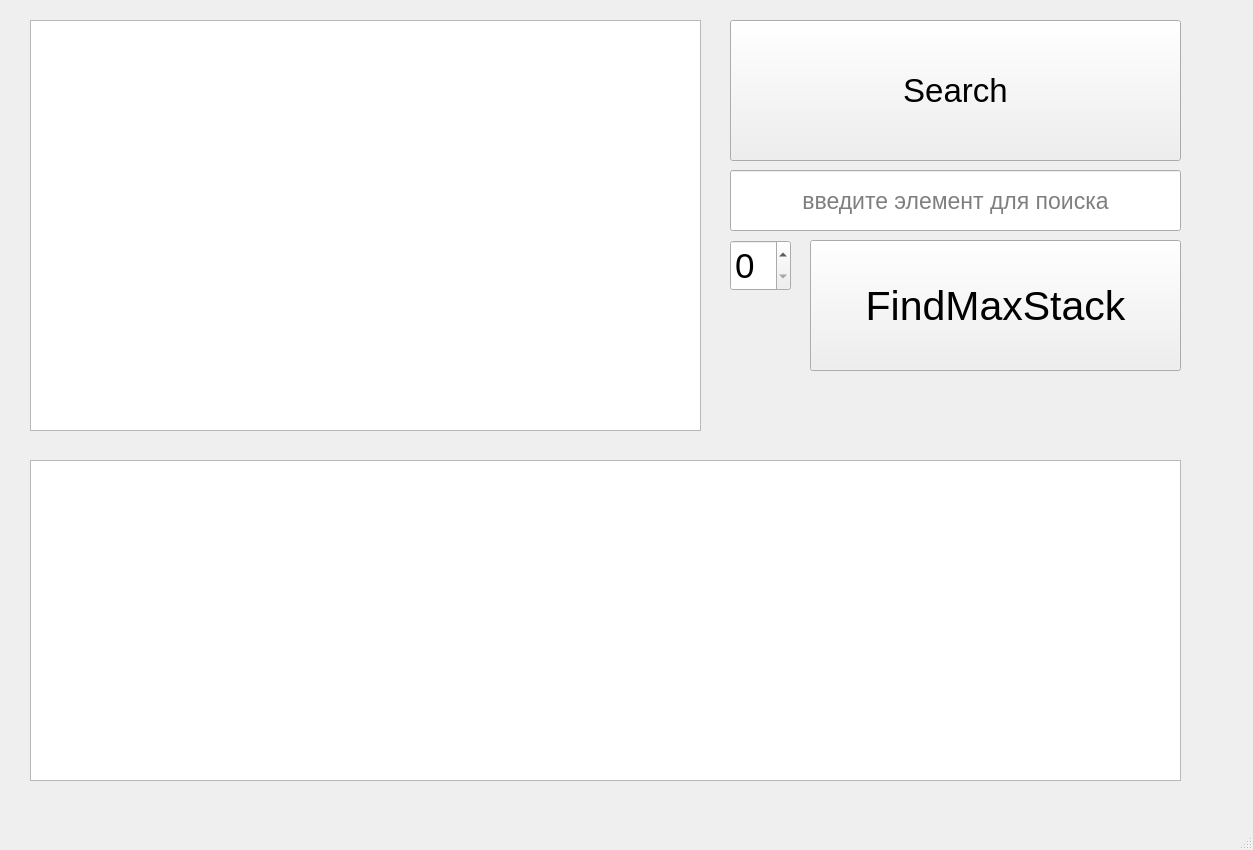
<?xml version="1.0" encoding="UTF-8"?>
<ui version="4.0">
 <class>MainWindow</class>
 <widget class="QMainWindow" name="MainWindow">
  <property name="geometry">
   <rect>
    <x>0</x>
    <y>0</y>
    <width>1253</width>
    <height>850</height>
   </rect>
  </property>
  <property name="font">
   <font>
    <pointsize>14</pointsize>
   </font>
  </property>
  <property name="windowTitle">
   <string>MainWindow</string>
  </property>
  <widget class="QWidget" name="centralwidget">
   <widget class="QTextEdit" name="outputTextEdit">
    <property name="geometry">
     <rect>
      <x>30</x>
      <y>460</y>
      <width>1151</width>
      <height>321</height>
     </rect>
    </property>
    <property name="font">
     <font>
      <pointsize>21</pointsize>
     </font>
    </property>
   </widget>
   <widget class="QGraphicsView" name="graphicsView">
    <property name="geometry">
     <rect>
      <x>30</x>
      <y>20</y>
      <width>671</width>
      <height>411</height>
     </rect>
    </property>
   </widget>
   <widget class="QPushButton" name="SearchButton">
    <property name="geometry">
     <rect>
      <x>730</x>
      <y>20</y>
      <width>451</width>
      <height>141</height>
     </rect>
    </property>
    <property name="font">
     <font>
      <pointsize>25</pointsize>
     </font>
    </property>
    <property name="text">
     <string>Search</string>
    </property>
   </widget>
   <widget class="QLineEdit" name="inputLineEdit">
    <property name="geometry">
     <rect>
      <x>730</x>
      <y>170</y>
      <width>451</width>
      <height>61</height>
     </rect>
    </property>
    <property name="font">
     <font>
      <pointsize>17</pointsize>
     </font>
    </property>
    <property name="alignment">
     <set>Qt::AlignCenter</set>
    </property>
    <property name="placeholderText">
     <string>введите элемент для поиска</string>
    </property>
   </widget>
   <widget class="QSpinBox" name="tableIndexSpinBox">
    <property name="geometry">
     <rect>
      <x>730</x>
      <y>240</y>
      <width>61</width>
      <height>51</height>
     </rect>
    </property>
    <property name="font">
     <font>
      <pointsize>26</pointsize>
     </font>
    </property>
   </widget>
   <widget class="QPushButton" name="FindMaxStackButton">
    <property name="geometry">
     <rect>
      <x>810</x>
      <y>240</y>
      <width>371</width>
      <height>131</height>
     </rect>
    </property>
    <property name="font">
     <font>
      <pointsize>31</pointsize>
     </font>
    </property>
    <property name="text">
     <string>FindMaxStack</string>
    </property>
   </widget>
  </widget>
  <widget class="QMenuBar" name="menubar">
   <property name="geometry">
    <rect>
     <x>0</x>
     <y>0</y>
     <width>1253</width>
     <height>27</height>
    </rect>
   </property>
  </widget>
  <widget class="QStatusBar" name="statusbar"/>
 </widget>
 <resources/>
 <connections/>
</ui>
